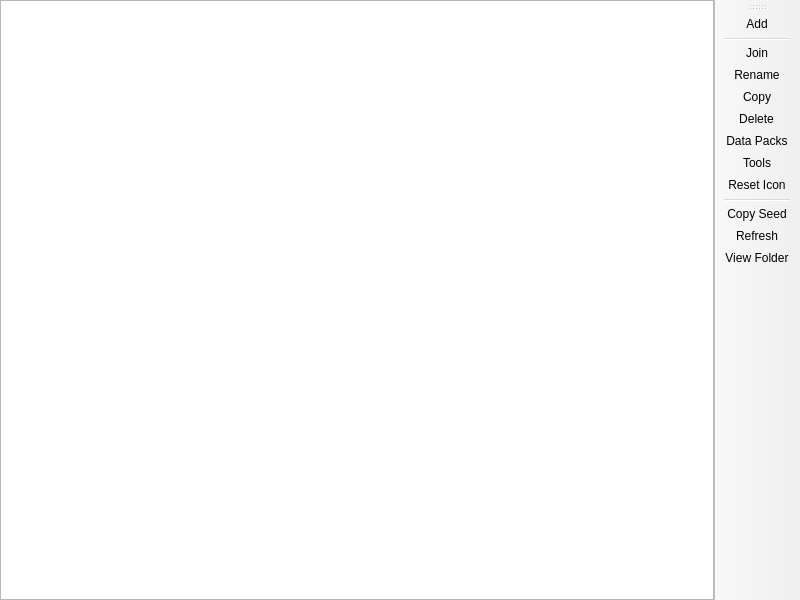
<?xml version="1.0" encoding="UTF-8"?>
<ui version="4.0">
 <class>WorldListPage</class>
 <widget class="QMainWindow" name="WorldListPage">
  <property name="geometry">
   <rect>
    <x>0</x>
    <y>0</y>
    <width>800</width>
    <height>600</height>
   </rect>
  </property>
  <widget class="QWidget" name="centralwidget">
   <layout class="QHBoxLayout" name="horizontalLayout">
    <property name="leftMargin">
     <number>0</number>
    </property>
    <property name="topMargin">
     <number>0</number>
    </property>
    <property name="rightMargin">
     <number>0</number>
    </property>
    <property name="bottomMargin">
     <number>0</number>
    </property>
    <item>
     <widget class="QTreeView" name="worldTreeView">
      <property name="sizePolicy">
       <sizepolicy hsizetype="Expanding" vsizetype="Expanding">
        <horstretch>0</horstretch>
        <verstretch>0</verstretch>
       </sizepolicy>
      </property>
      <property name="acceptDrops">
       <bool>true</bool>
      </property>
      <property name="dragDropMode">
       <enum>QAbstractItemView::DragDrop</enum>
      </property>
      <property name="alternatingRowColors">
       <bool>true</bool>
      </property>
      <property name="verticalScrollMode">
       <enum>QAbstractItemView::ScrollPerPixel</enum>
      </property>
      <property name="rootIsDecorated">
       <bool>false</bool>
      </property>
      <property name="itemsExpandable">
       <bool>false</bool>
      </property>
      <property name="sortingEnabled">
       <bool>true</bool>
      </property>
      <property name="allColumnsShowFocus">
       <bool>true</bool>
      </property>
      <attribute name="headerStretchLastSection">
       <bool>false</bool>
      </attribute>
     </widget>
    </item>
   </layout>
  </widget>
  <widget class="WideBar" name="toolBar">
   <property name="windowTitle">
    <string>Actions</string>
   </property>
   <property name="allowedAreas">
    <set>Qt::LeftToolBarArea|Qt::RightToolBarArea</set>
   </property>
   <property name="toolButtonStyle">
    <enum>Qt::ToolButtonTextOnly</enum>
   </property>
   <property name="floatable">
    <bool>false</bool>
   </property>
   <attribute name="toolBarArea">
    <enum>RightToolBarArea</enum>
   </attribute>
   <attribute name="toolBarBreak">
    <bool>false</bool>
   </attribute>
   <addaction name="actionAdd"/>
   <addaction name="separator"/>
   <addaction name="actionJoin"/>
   <addaction name="actionRename"/>
   <addaction name="actionCopy"/>
   <addaction name="actionRemove"/>
   <addaction name="actionData_Packs"/>
   <addaction name="actionWorldTools"/>
   <addaction name="actionReset_Icon"/>
   <addaction name="separator"/>
   <addaction name="actionCopy_Seed"/>
   <addaction name="actionRefresh"/>
   <addaction name="actionView_Folder"/>
  </widget>
  <action name="actionAdd">
   <property name="text">
    <string>Add</string>
   </property>
  </action>
  <action name="actionJoin">
   <property name="text">
    <string>Join</string>
   </property>
  </action>
  <action name="actionRename">
   <property name="text">
    <string>Rename</string>
   </property>
  </action>
  <action name="actionCopy">
   <property name="text">
    <string>Copy</string>
   </property>
  </action>
  <action name="actionRemove">
   <property name="text">
    <string>Delete</string>
   </property>
  </action>
  <action name="actionCopy_Seed">
   <property name="text">
    <string>Copy Seed</string>
   </property>
  </action>
  <action name="actionRefresh">
   <property name="text">
    <string>Refresh</string>
   </property>
  </action>
  <action name="actionView_Folder">
   <property name="text">
    <string>View Folder</string>
   </property>
  </action>
  <action name="actionReset_Icon">
   <property name="text">
    <string>Reset Icon</string>
   </property>
   <property name="toolTip">
    <string>Remove world icon to make the game re-generate it on next load.</string>
   </property>
  </action>
  <action name="actionWorldTools">
   <property name="text">
    <string>Tools</string>
   </property>
   <property name="toolTip">
    <string>Run an external tool on the selected world.</string>
   </property>
  </action>
  <action name="actionData_Packs">
   <property name="text">
    <string>Data Packs</string>
   </property>
   <property name="toolTip">
    <string>Manage data packs inside the world.</string>
   </property>
  </action>
 </widget>
 <customwidgets>
  <customwidget>
   <class>WideBar</class>
   <extends>QToolBar</extends>
   <header>ui/widgets/WideBar.h</header>
  </customwidget>
 </customwidgets>
 <resources/>
 <connections/>
</ui>
